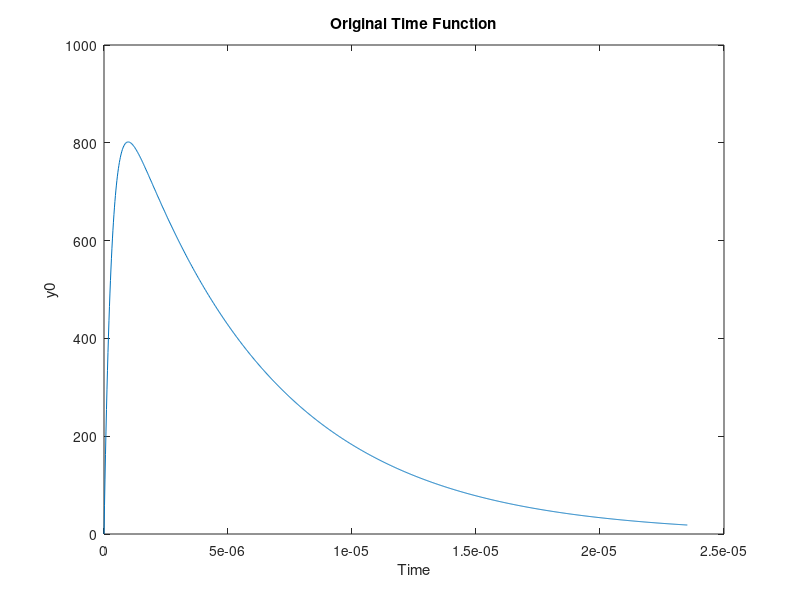
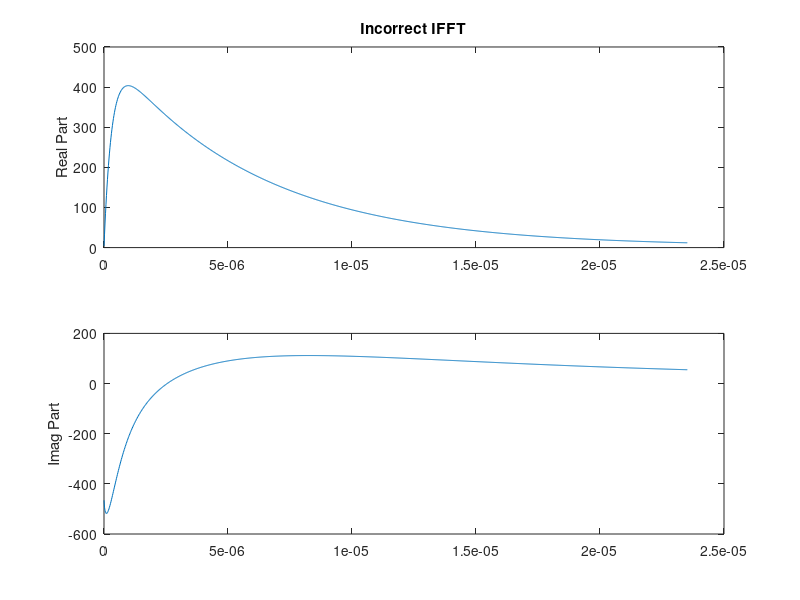
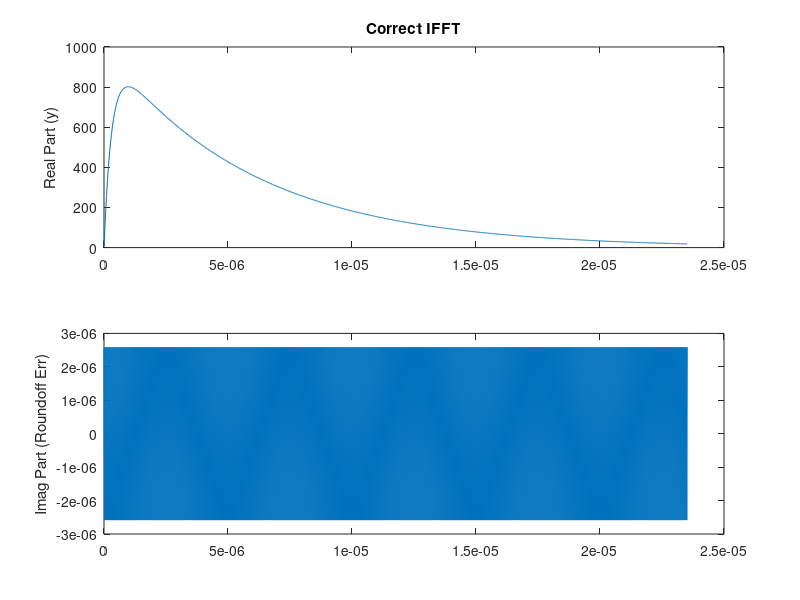
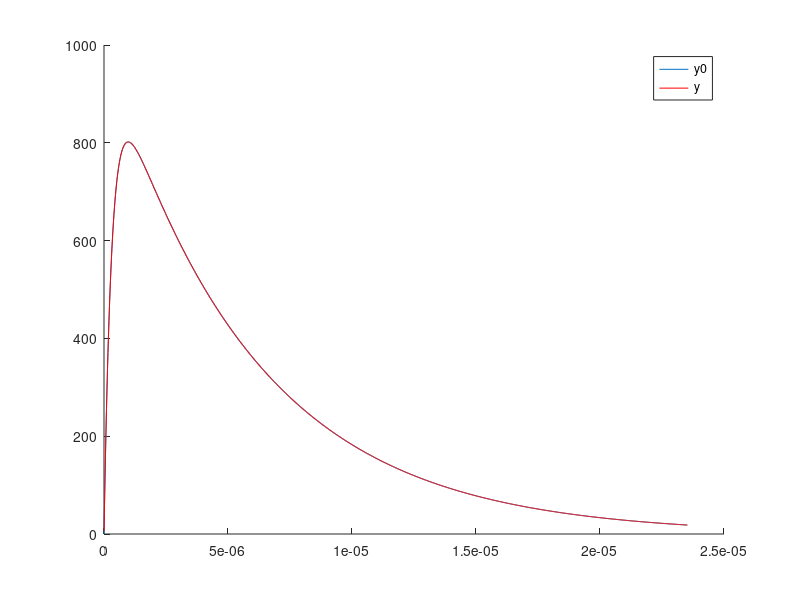

Here is the MATLAB script that generated these plots, in order:
k = 0
Fs = 50e6
df = 1e3
f = 0:df:Fs-df; % Notice the end point
w = 2*pi*f; % Need a factor of 2 pi
N = Fs/df % 5e4 = 50,000
fc = df*(-N/2:N/2-1); % Explicit negative frequencies
wc = 2*pi*fc;

dt = 1/Fs % 2e-8
T = N*dt % 1e-3
t = 0:dt:T-dt;
t = dt*(0:N-1);

I0 = 1e3
a = 0.17e6
b = 3.17e6

y0 = I0*(exp(-a*t)-exp(-b*t));

% Only plot until exp(-a*t) ~ exp(-4)
M = [1 : 1 + round(4/a/dt)]; % 1 : 1177
tM = t(M);

k = k+1, figure(k) % fig 1
plot(tM,y0(M))
ylabel('y0')
xlabel('Time')
title('Original Time Function')

Y1 = I0*(1./(a+i*w)-1./(b+i*w));
y1 = (1/dt)*ifft(Y1); % Note 1/dt scale factor

k = k+1, figure(k) % fig 2
subplot(2,1,1)
plot(tM,real(y1(M)))
title('Incorrect IFFT')
ylabel('Real Part')
subplot(2,1,2)
plot(tM,imag(y1(M))) % Note SIGNIFICANT imag part
ylabel('Imag Part')

Yc = I0*(1./(a+i*wc)-1./(b+i*wc));
yc = (1/dt)*ifft(ifftshift(Yc));

k = k+1, figure(k) % fig 3
subplot(2,1,1)
plot(tM,real(yc(M)))
title('Correct IFFT')
ylabel('Real Part (y)')
subplot(2,1,2)
plot(tM,imag(yc(M)))
ylabel('Imag Part (Roundoff Err)')

y = real(yc);
ERR = y0 - y;
[maxERR ind] = max(abs(ERR)) % ERR(1) = -6.0784
MAE = mean(abs(ERR)) % MAE = 1.8704e-004
RMSE = sqrt(mean(ERR.^2)) % RMSE = 2.76e-2

k = k+1, figure(k), hold on % fig 4
plot(tM,y0(M))
plot(tM,y(M),'r')
legend('y0','y')

k = k+1, figure(k) % fig 5
plot(t(1:10),ERR(1:10))
xlabel('Time')
title('Conversion Error for IFFT of CFT')

for j = k:-1:1
    figure(j)
end